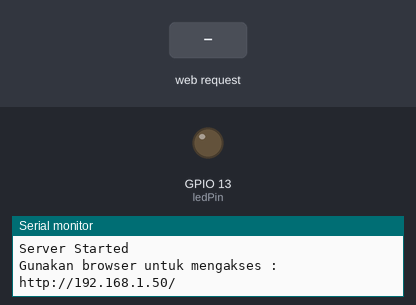
A sketch run on a simulated ESP8266 (NodeMCU). On the bench: output pins drawn as LEDs (lit = HIGH), the last lines printed to the serial monitor. Inputs (shaded band) come from the test bench. WiFi joins after 1.5 s; servers stay silent unless stated.

Above: at 2.7 s.
2.8 s: HTTP request GET /LED=ON received
At 3.7 s:
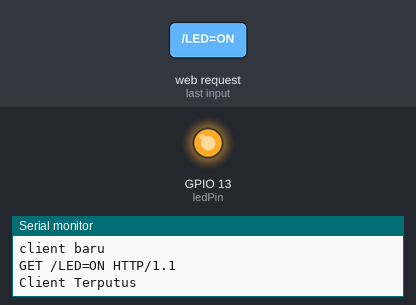
4.3 s: HTTP request GET /LED=OFF received
At 4.8 s:
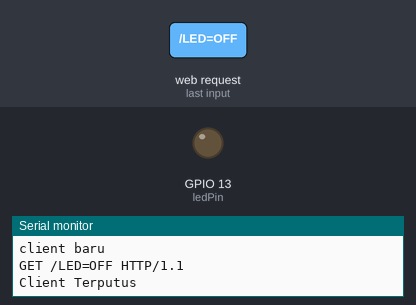
Timing chart, 0 to 7.3 s (numbered marks = the images above; inputs shaded):
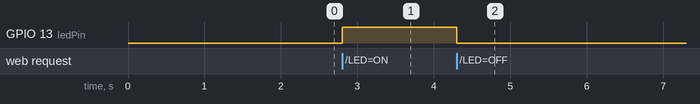

Measured:
- after the input at 2.8 s, GPIO 13 (ledPin): LOW → HIGH at once
- after the input at 4.3 s, GPIO 13 (ledPin): HIGH → LOW at once

The sketch:

ESP8266Web.ino
```cpp
#include <ESP8266WiFi.h>
#include <WiFiClient.h>
#include <ESP8266WebServer.h>
const char* ssid = "Dafid@INETMEDIA";
const char* password = "passwordeopo";
int ledPin = 13; // GPIO13
WiFiServer server(80);

void setup() {
  Serial.begin(9600);
  delay(10);
  pinMode(ledPin, OUTPUT);
  digitalWrite(ledPin, LOW);
  // Terhubung dengan jaringan WiFi
  Serial.println();
  Serial.println();
  Serial.print("Terhubung : ");
  Serial.println(ssid);
  WiFi.begin(ssid, password);

  while (WiFi.status() != WL_CONNECTED) {
    delay(500);
    Serial.print(".");
  }
  Serial.println("");
  Serial.println("WiFi connected");
  Serial.println(ssid);
  Serial.print("IPaddress: ");
  Serial.println(WiFi.localIP());
  // server diaktifkan
  server.begin();
  Serial.println("Server Started");
  // Print the IP address
  Serial.print("Gunakan browser untuk mengakses : ");
  Serial.print("http://");
  Serial.print(WiFi.localIP());
  Serial.println("/");

}

void loop() {
  // Pemerikasan, jika client telah terhubung
  WiFiClient client = server.available();
  if (!client) {
    return;
  }
  // Menunggu samapi client mengirimkan beberapa data
  Serial.println("client baru");
  while(!client.available()){
    delay(1);
  }
  // membaca baris pertama untuk melakukan permintaan

  String request = client.readStringUntil('\r');
  Serial.println(request);
  client.flush();
  // membanginkan permintan dari browser
  int value = LOW;
  if (request.indexOf("/LED=ON") != -1) {
      digitalWrite(ledPin, HIGH);
      value = HIGH;
  }
  if (request.indexOf("/LED=OFF") != -1) {
      digitalWrite(ledPin, LOW);
      value = LOW;
  }
  // Set ledPin untuk mengatur permintaan
  digitalWrite(ledPin, value);
  // mengembalikan tanggapan
  client.println("HTTP/1.1 200 OK");
  client.println("Content-Type: text/html");
  client.println("");// harus ditambahkan -> untuk menganti baris
  client.println("<!DOCTYPE HTML>");
  client.println("<html>");
  client.print("Kondisi Led pin saat ini : ");
  if(value == HIGH) {
    client.print("On");
  } else {
    client.print("Off");
  }
  client.println("<br><br>");
  client.println("<a href=\"/LED=ON\"\"><button>Turn On </button></a>");
  client.println("<a href=\"/LED=OFF\"\"><button>Turn Off </button></a><br />");
  client.println("</html>");
  delay(10);
  Serial.println("Client Terputus");
  Serial.println("");

}
```
